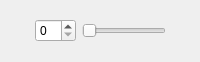
<?xml version="1.0" encoding="UTF-8"?>
<ui version="4.0">
 <class>SmallWidget</class>
 <widget class="QWidget" name="SmallWidget">
  <property name="geometry">
   <rect>
    <x>0</x>
    <y>0</y>
    <width>200</width>
    <height>62</height>
   </rect>
  </property>
  <property name="windowTitle">
   <string>Form</string>
  </property>
  <layout class="QHBoxLayout" name="horizontalLayout">
   <item>
    <spacer name="horizontalSpacer">
     <property name="orientation">
      <enum>Qt::Horizontal</enum>
     </property>
     <property name="sizeHint" stdset="0">
      <size>
       <width>10</width>
       <height>20</height>
      </size>
     </property>
    </spacer>
   </item>
   <item>
    <widget class="QSpinBox" name="spinBox"/>
   </item>
   <item>
    <widget class="QSlider" name="horizontalSlider">
     <property name="orientation">
      <enum>Qt::Horizontal</enum>
     </property>
    </widget>
   </item>
   <item>
    <spacer name="horizontalSpacer_2">
     <property name="orientation">
      <enum>Qt::Horizontal</enum>
     </property>
     <property name="sizeHint" stdset="0">
      <size>
       <width>10</width>
       <height>20</height>
      </size>
     </property>
    </spacer>
   </item>
  </layout>
 </widget>
 <resources/>
 <connections/>
</ui>
